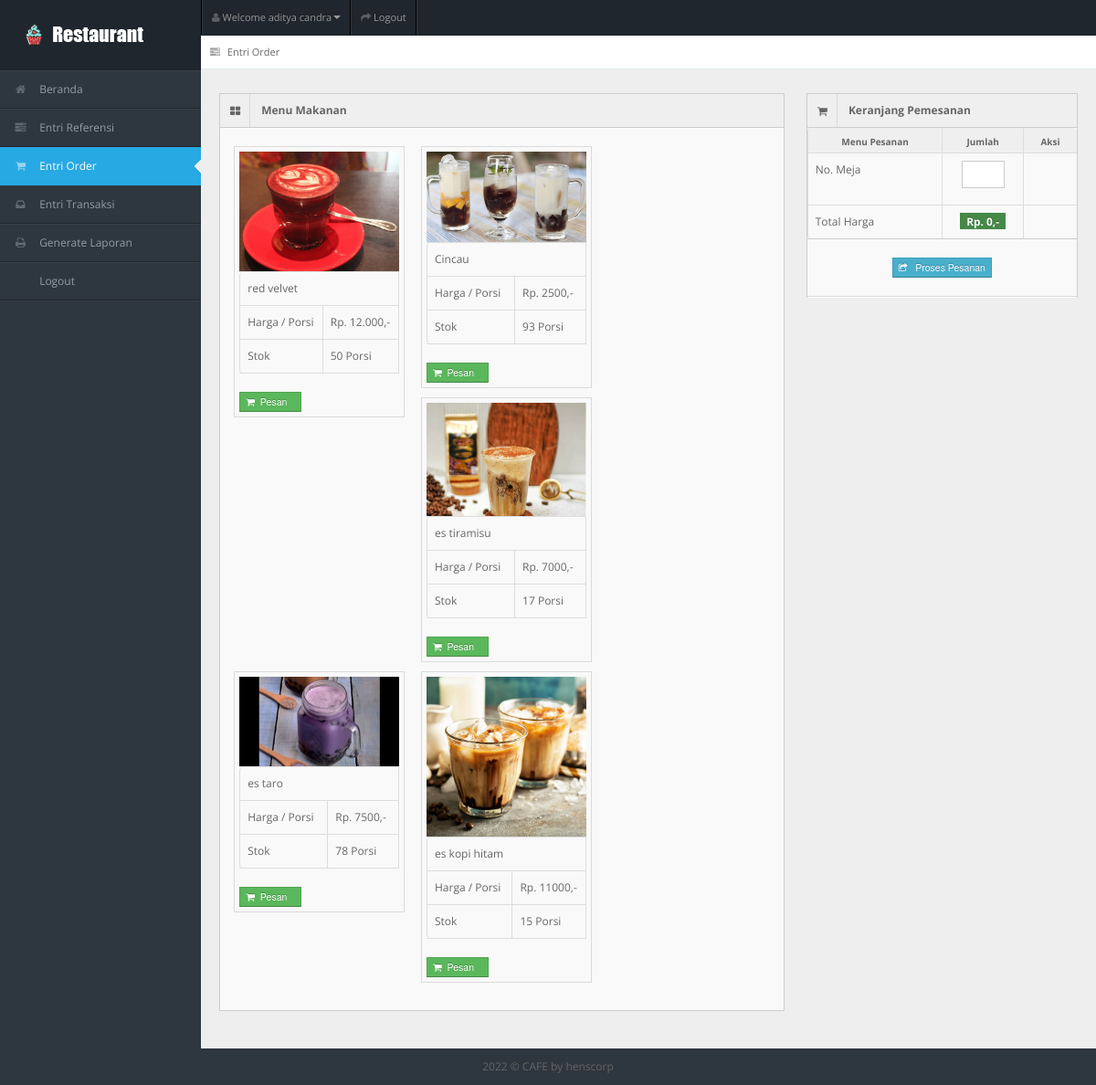
The app's page /entri_order.php (signed in) with its own data.
### tables this page shows
CREATE TABLE `tb_user` (
  `id_user` int(11) NOT NULL,
  `username` varchar(150) NOT NULL,
  `password` varchar(150) NOT NULL,
  `nama_user` varchar(150) NOT NULL,
  `id_level` int(11) NOT NULL,
  `status` varchar(150) NOT NULL
);

CREATE TABLE `tb_masakan` (
  `id_masakan` int(11) NOT NULL,
  `nama_masakan` varchar(150) NOT NULL,
  `harga` varchar(150) NOT NULL,
  `stok` int(11) NOT NULL,
  `status_masakan` varchar(150) NOT NULL,
  `gambar_masakan` varchar(150) NOT NULL
);

### entri_order.php (the view, shortened to what this page needs)
<!DOCTYPE html>
<?php
include "connection/koneksi.php";
$id = $_SESSION['id_user'];
if(isset ($_SESSION['username'])){
  $query = "select * from tb_user natural join tb_level where id_user = $id";
  mysqli_query($conn, $query);
  $sql = mysqli_query($conn, $query);
  while($r = mysqli_fetch_array($sql)){
?>
<html lang="en">
<head>
<link rel="stylesheet" href="template/dashboard/css/bootstrap.min.css" />
<link rel="stylesheet" href="template/dashboard/css/bootstrap-responsive.min.css" />
<link rel="stylesheet" href="template/dashboard/css/fullcalendar.css" />
<link rel="stylesheet" href="template/dashboard/css/matrix-style.css" />
<link rel="stylesheet" href="template/dashboard/css/matrix-media.css" />
<link href="template/dashboard/font-awesome/css/font-awesome.css" rel="stylesheet" />
<link rel="stylesheet" href="template/dashboard/css/jquery.gritter.css" />
</head>
<body>
<div id="header">
  <h1><a href="entri_order.php">Entri Order</a></h1>
</div>
<div id="user-nav" class="navbar navbar-inverse">
  <ul class="nav">
    <li  class="dropdown" id="profile-messages" ><a title="" href="#" data-toggle="dropdown" data-target="#profile-messages" class="dropdown-toggle"><i class="icon icon-user"></i>  <span class="text">Welcome <?php echo $r['nama_user'];?></span><b class="caret"></b></a>
    </li>
    <li class=""><a title="" href="logout.php"><i class="icon icon-share-alt"></i> <span class="text">Logout</span></a></li>
  </ul>
</div>
<div id="sidebar"><a href="entri_order.php" class="visible-phone"><i class="icon shopping-cart"></i> <span>Entri Order</span></a>
  <ul>
    <?php
    if($r['id_level'] == 1){
  ?>
    <li> <a href="beranda.php"><i class="icon icon-home"></i> <span>Beranda</span></a> </li>
    <li> <a href="entri_referensi.php"><i class="icon icon-tasks"></i> <span>Entri Referensi</span></a> </li>
    <li class="active"> <a href="entri_order.php"><i class="icon icon-shopping-cart"></i> <span>Entri Order</span></a> </li>
    <li> <a href="entri_transaksi.php"><i class="icon icon-inbox"></i> <span>Entri Transaksi</span></a> </li>
    <li> <a href="generate_laporan.php"><i class="icon icon-print"></i> <span>Generate Laporan</span></a> </li>
    <li> <a href="logout.php"><i class="icon icon-sign-out"></i> <span>Logout</span></a> </li>
  <?php
    } else if($r['id_level'] == 2){
  ?>
    <li><a href="beranda.php"><i class="icon icon-home"></i> <span>Beranda</span></a> </li>
    <li class="active"> <a href="entri_order.php"><i class="icon icon-shopping-cart"></i> <span>Entri Order</span></a> </li>
    <li> <a href="generate_laporan.php"><i class="icon icon-print"></i> <span>Generate Laporan</span></a> </li>
    <li> <a href="logout.php"><i class="icon icon-sign-out"></i> <span>Logout</span></a> </li>
  <?php
    } else if($r['id_level'] == 3){
  ?>
    <li><a href="beranda.php"><i class="icon icon-home"></i> <span>Beranda</span></a> </li>
    <li> <a href="entri_transaksi.php"><i class="icon icon-inbox"></i> <span>Entri Transaksi</span></a> </li>
    <li> <a href="generate_laporan.php"><i class="icon icon-print"></i> <span>Generate Laporan</span></a> </li>
    <li> <a href="logout.php"><i class="icon icon-sign-out"></i> <span>Logout</span></a> </li>
  <?php
    } else if($r['id_level'] == 4){
  ?>
    <li><a href="beranda.php"><i class="icon icon-home"></i> <span>Beranda</span></a> </li>
    <li> <a href="generate_laporan.php"><i class="icon icon-print"></i> <span>Generate Laporan</span></a> </li>
    <li> <a href="logout.php"><i class="icon icon-sign-out"></i> <span>Logout</span></a> </li>
  <?php
    } else if($r['id_level'] == 5){
  ?>
    <li><a href="beranda.php"><i class="icon icon-home"></i> <span>Beranda</span></a> </li>
    <li class="active"> <a href="entri_order.php"><i class="icon icon-shopping-cart"></i> <span>Entri Order</span></a> </li>
    <li> <a href="logout.php"><i class="icon icon-sign-out"></i> <span>Logout</span></a> </li>
  <?php
    }
  ?>
  </ul>
</div>
<div id="content">
  <div id="content-header">
    <div id="breadcrumb"> <a href="entri_order.php" title="Go to here" class="tip-bottom"><i class="icon icon-tasks"></i> Entri Order</a></div>
  </div>
  <div class="container-fluid">
    <?php
      if($r['id_level'] == 1 || $r['id_level'] == 2 || $r['id_level'] == 5){
    ?>
      <?php
        $order = array();
        if(in_array($id, $order)){
      ?>
    <div class="row-fluid">
      <div class="span6">
        <div class="widget-box span12">
          <div class="widget-title"> <span class="icon"> <i class="icon-hand-right"></i> </span>
            <h5>Notifications</h5>
          </div>
          <div class="widget-content">
            <div class="alert alert-info alert-block">
              <h4 class="alert-heading">Informasi !</h4>
              Terimakasih, Anda telah melakukan pemesanan.<br>
              Silahkan tunggu pesanan tiba di meja saudara. Apabila selesai menyantap hidangan, silahkan lakukan proses pembayaran di kasir !
            </div>
          </div>
        </div>
      </div>
      <div class="span6">
        <div class="widget-box span12">
          <div class="widget-title"> <span class="icon"> <i class="icon-shopping-cart"></i> </span>
            <h5>Menu yang dipesan</h5>
          </div>
          <div class="widget-content nopadding">
            <table class="table table-bordered table-invoice-full">
              <thead>
                <tr>
                  <th class="head0">No.</th>
                  <th class="head1">Menu</th>
                  <th class="head0 right">Jumlah</th>
                  <th class="head1 right">Harga</th>
                  <th class="head0 right">Total</th>
                </tr>
              </thead>
              <tbody>
                <?php
                  $no_order_fiks = 1;
                  $query_order_fiks = "select * from tb_pesan natural join tb_masakan where id_user = $id and status_pesan != 'sudah'";
                  $sql_order_fiks = mysqli_query($conn, $query_order_fiks);
                  while($r_order_fiks = mysqli_fetch_array($sql_order_fiks)){
                ?>
                <tr>
                  <td><center><?php echo $no_order_fiks++; ?>. </center></td>
                  <td><?php echo $r_order_fiks['nama_masakan'];?></td>
                  <td class="right"><center><?php echo $r_order_fiks['jumlah'];?></center></td>
                  <td class="right">Rp. <?php echo $r_order_fiks['harga'];?>,-</td>
                  <td class="right">
                    <strong>
                      Rp.
                      <?php
                        $hasil = $r_order_fiks['harga'] * $r_order_fiks['jumlah'];
                        echo $hasil;
                      ?>,-
                    </strong>
                  </td>
                </tr>
                <?php
                  }
                  $query_harga = "select * from tb_order where id_pengunjung = $id and status_order = 'belum bayar'";
                  $sql_harga = mysqli_query($conn, $query_harga);
                  $result_harga = mysqli_fetch_array($sql_harga);
                ?>
                <tr>
                  <td></td>
                  <td><strong><center>Total</center></strong></td>
                  <td class="right"></td>
                  <td class="right"></td>
                  <td class="right"><strong>Rp. <?php echo $result_harga['total_harga'];?>,-</strong></td>
                </tr>
                <tr>
                  <td></td>
                  <td><strong><center>No. Meja</center></strong></td>
                  <td class="right"></td>
                  <td class="right"></td>
                  <td class="right"><center><strong><?php echo $result_harga['no_meja'];?></strong></center></td>
                </tr>
              </tbody>
            </table>
          </div>
        </div>
      </div>
    </div>
      <?php
        } else {
      ?>
    <div class="row-fluid">
      <div class="span8">
        <div class="widget-box span12">
          <div class="widget-title bg_lg"><span class="icon"><i class="icon-th-large"></i></span>
            <h5>Menu Makanan</h5>
          </div>
          <div class="widget-content" >
            <ul class="thumbnails">
              <div class="btn-icon-pg">
                <ul>
                  <?php
                    $pesan = array();
                    $query_data_makanan = "select * from tb_masakan where stok > 0 order by id_masakan desc";
                    $sql_data_makanan = mysqli_query($conn, $query_data_makanan);
                    while($r_dt_makanan = mysqli_fetch_array($sql_data_makanan)){
                  ?>
                      <li class="span2">
                        <a> <img src="gambar/<?php echo $r_dt_makanan['gambar_masakan']?>" alt="" > </a>
                        <table class="table table-bordered">
                          <tbody>
                            <tr>
                              <td><?php echo $r_dt_makanan['nama_masakan'];?></td>
                            </tr>
                            <tr>
                              <td>Harga / Porsi</td>
                              <td>Rp. <?php echo $r_dt_makanan['harga'];?>,-</td>
                            </tr>
                            <tr>
                              <td>Stok</td>
                              <td><?php echo $r_dt_makanan['stok'];?> Porsi</td>
                            </tr>
                          </tbody>
                        </table>
                        <form action="" method="post">
                          <?php
                            if(in_array($r_dt_makanan['id_masakan'], $pesan)){
                          ?>
                              <button type="submit" value="<?php echo $r_dt_makanan['id_masakan'];?>" name="tambah_pesan" class="btn btn-danger btn-mini" disabled>
                                <i class='icon-shopping-cart'></i>&nbsp;&nbsp;Telah dipesan &nbsp;&nbsp;
                              </button>
                          <?php
                            } else {
                          ?>
                              <button type="submit" value="<?php echo $r_dt_makanan['id_masakan'];?>" name="tambah_pesan" class="btn btn-success btn-mini">
                                <i class='icon-shopping-cart'></i>&nbsp;&nbsp;Pesan &nbsp;&nbsp;
                              </button>
                          <?php
                            }
                          ?>
                        </form>
                      </li>
                    <?php
                      }
                    ?>
                </ul>
              </div>
            </ul>
          </div>
        </div>
      </div>
      <div class="span4">
      <form action="" method="post">
        <div class="widget-box">
          <div class="widget-title"> <span class="icon"> <i class="icon-shopping-cart"></i> </span>
            <h5>Keranjang Pemesanan</h5>
          </div>
          <div class="widget-content nopadding">
            <table class="table table-bordered table-striped">
              <thead>
                <tr>
                  <th style="width: 50%">Menu Pesanan</th>
                  <th style="width: 30%">Jumlah</th>
                  <th style="width: 20%">Aksi</th>
                </tr>
              </thead>
              <tbody>
                <tr class="odd gradeX">
                  <td>No. Meja</td>
                  <td>
                    <center>
                      <input class="span8" name="no_meja" type="number" value="" placeholder="" />
                    </center>
                  </td>
                  <td>
                  </td>
                </tr>
                <tr class="odd gradeX">
                  <td>Total Harga</td>
                  <td>
                    <center>
                      <span class="label label-success">&nbsp;Rp. <span id="total_harga">0</span>,-&nbsp;</span>
                    </center>
                  </td>
                  <td>
                  </td>
                </tr>
              </tbody>
            </table>
          </div>
          <br>
          <center>
            <button type="submit" value="" name="proses_pesan" class="btn btn-mini btn-info">
              <i class='icon-share'></i> &nbsp;&nbsp;Proses Pesanan
            </button>
          </center>
          <hr>
        </div>
      </form>
      </div>
    </div>
      <?php
        }
        }
      ?>
    </div>
  </div>
<div class="row-fluid">
  <div id="footer" class="span12"> <?php echo date('Y'); ?> &copy; CAFE <a href="#">by henscorp</a> </div>
</div>
</body>
</html>
<?php
  }
} else {
  header('location: logout.php');
}
?>

### template/dashboard/css/matrix-media.css (style rules this page uses)
body { background:#2E363F; }
#header { background-color: #1f262d; margin-top:10px; }
#sidebar > ul { border-bottom: 1px solid #37414b }
#sidebar > ul > li { border-top: 1px solid #37414b; border-bottom: 1px solid #1f262d; }
#sidebar > ul > li.active { background-color: #27a9e3; border-bottom: 1px solid #27a9e3; border-top: 1px solid #27a9e3; }
#sidebar > ul > li.active a { color:#fff; text-decoration:none; }

### records on screen
tb_user: nama_user "aditya candra"
tb_masakan: gambar_masakan (picture), nama_masakan "red velvet", harga "12.000", stok "50", $r_dt_makanan['id_masakan'] 21 (drawn)
tb_masakan: gambar_masakan (picture), nama_masakan "Cincau", harga "2500", stok "93", $r_dt_makanan['id_masakan'] 20 (drawn)
tb_masakan: gambar_masakan (picture), nama_masakan "es tiramisu", harga "7000", stok "17", $r_dt_makanan['id_masakan'] 19 (drawn)
tb_masakan: gambar_masakan (picture), nama_masakan "es taro", harga "7500", stok "78", $r_dt_makanan['id_masakan'] 14 (drawn)
tb_masakan: gambar_masakan (picture), nama_masakan "es kopi hitam", harga "11000", stok "15", $r_dt_makanan['id_masakan'] 8 (drawn)
